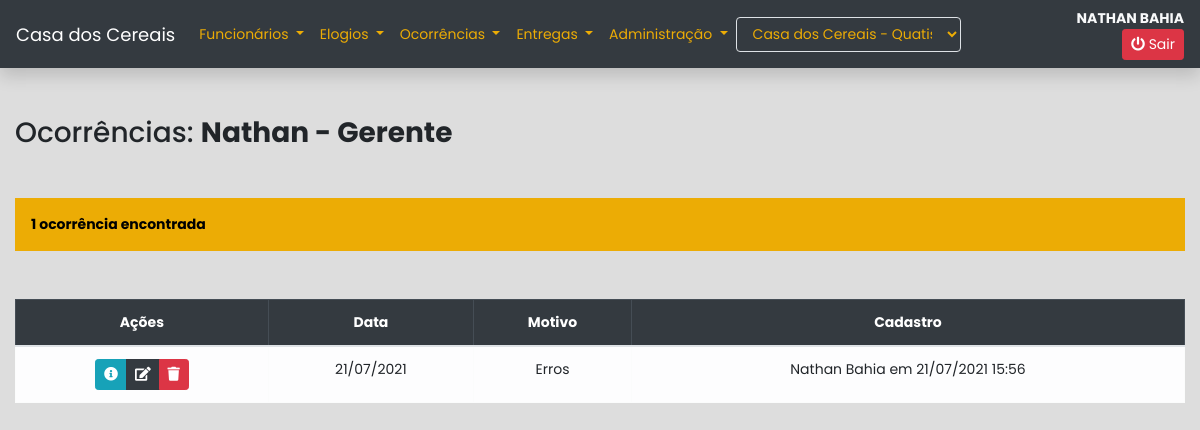
Screenshot of /ocorrencias/funcionario/1/ (signed in) with the database file from the repository.
### apps/core/models.py (models this page shows, shortened)
class Base(models.Model):
    usuario = models.ForeignKey(get_user_model(), on_delete=models.SET_NULL, null=True)
    criacao = models.DateTimeField(auto_now_add=True)
    alteracao = models.DateTimeField(auto_now=True)
    ativo = models.BooleanField(default=True)
    class Meta:
        abstract = True
    @property
    def cadastro(self):
        dt = localtime(self.criacao)
        if self.usuario:
            return f"{self.usuario.get_full_name()} em {dt.strftime('%d/%m/%Y %H:%M')}"
        return f"Usuário excluído em {dt.strftime('%d/%m/%Y')}"

class Funcionario(Base):
    nome = models.CharField(max_length=255)
    admissao = models.DateField(blank=True, null=True)
    cargo = models.ForeignKey(Cargo, on_delete=models.SET_NULL, null=True, related_name='funcionarios')
    filial = models.ForeignKey(Filial, on_delete=models.CASCADE, related_name='funcionarios')
    def __str__(self):
        return f'{self.nome} - {self.cargo}'
    class Meta:
        verbose_name = 'Funcionário'
        verbose_name_plural = 'Funcionários'
        ordering = ['nome']

class Cargo(Base):
    nome = models.CharField(max_length=255)
    filial = models.ForeignKey(Filial, on_delete=models.CASCADE)
    def __str__(self):
        return f'{self.nome}'
    class Meta:
        verbose_name = 'Cargo'
        verbose_name_plural = 'Cargos'
        ordering = ['nome']

class Ocorrencia(Base):
    funcionario = models.ForeignKey(Funcionario, on_delete=models.CASCADE, related_name='ocorrencias')
    motivo = models.ForeignKey(Motivo, on_delete=models.SET_NULL, null=True)
    data = models.DateField()
    observacao = models.TextField()
    class Meta:
        verbose_name = 'Ocorrência'
        verbose_name_plural = 'Ocorrências'
        ordering = ['-data']
    @property
    def get_motivo_display(self):
        if self.motivo:
            return self.motivo.nome
        return 'Motivo excluído'

class Motivo(Base):
    nome = models.CharField(max_length=255)
    filial = models.ForeignKey(Filial, on_delete=models.CASCADE)
    class Meta:
        verbose_name = 'Motivo'
        verbose_name_plural = 'Motivos'
        ordering = ['nome']

### apps/core/views.py (the view)
# urls.py: path('ocorrencias/funcionario/<int:pk>/', views.ocorrencias_funcionario, name='ocorrencias_funcionario'),
@login_required
def ocorrencias_funcionario(request, pk):
    funcionario = models.Funcionario.objects.get(pk=pk)
    query = models.Ocorrencia.objects.filter(
        funcionario=funcionario,
        ativo=True
    )
    context = {
        'funcionario': funcionario,
        'ocorrencias': query
    }
    return render(request, 'core/ocorrencias/funcionarios_ocorrencias.html', context)

### apps/core/context_processors.py (called while the page is built)
def usuario(request):
    if not request.user.is_authenticated:
        return {}
    context = {'usuario': {}}
    perfil = request.user.perfil.latest('id')
    if perfil:
        context['usuario']['filial'] = perfil.filial
        context['usuario']['filiais'] = models.Filial.objects.all()
        if perfil.tipo == '2':
            context['usuario']['administrador'] = True
    return context

### apps/core/models.py (called while the page is built)
    def __str__(self):
        return f'{self.nome} - {self.cidade}'

### apps/core/templates/core/ocorrencias/funcionarios_ocorrencias.html
{% extends 'core/base.html' %}
{% load bootstrap4 %}
{% block content %}
<div class="container-fluid">
    <h3>Ocorrências: <b>{{ funcionario }}</b></h3>
    <p class="bg-warning p-3 mt-5">{{ ocorrencias.count }} ocorrência{{ ocorrencias|pluralize }} encontrada{{ ocorrencias|pluralize }}</p>
    {% if ocorrencias %}
        <div class="table-responsive mt-5">
            <table class="table table-bordered text-center">
                <thead class="table-dark">
                    <tr>
                        <th>Ações</th>
                        <th>Data</th>
                        <th>Motivo</th>
                        <th>Cadastro</th>
                    </tr>
                </thead>
                <tbody class="table-light">
                    {% for ocorrencia in ocorrencias %}
                        <tr>
                            <td>
                                <div class="btn-group">
                                    <button class="btn btn-sm btn-info btn-info-ocorrencia" data-ocorrencia="{{ ocorrencia.id }}" data-toggle="tooltip" title="Mais informações">
                                        <i class="fas fa-info-circle"></i>
                                    </button>
                                    <a href="{% url 'core:edit_ocorrencias' ocorrencia.id %}" class="btn btn-sm btn-dark btn-edit-ocorrencia" data-ocorrencia="{{ ocorrencia.id }}" data-toggle="tooltip" title="Editar ocorrência">
                                        <i class="fas fa-edit"></i>
                                    </a>
                                    <button class="btn btn-sm btn-danger btn-delete-ocorrencia" data-ocorrencia="{{ ocorrencia.id }}" data-toggle="tooltip" title="Excluir ocorrência">
                                        <i class="fas fa-trash"></i>
                                    </button>
                                </div>
                            </td>
                            <td>{{ ocorrencia.data|date:'d/m/Y' }}</td>
                            <td>{{ ocorrencia.get_motivo_display }}</td>
                            <td>{{ ocorrencia.cadastro }}</td>
                        </tr>
                    {% endfor %}
                </tbody>
            </table>
        </div>
    {% endif %}
</div>
{% endblock content %}

### apps/core/templates/core/base.html (shortened to what this page needs)
{% load static %}
<!DOCTYPE html>
{% load bootstrap4 %}
<html lang="pt-br">
    <head>
        <link rel="stylesheet" href="https://use.fontawesome.com/releases/v5.0.13/css/all.css">
        {% bootstrap_css %}
    </head>
    <body>
    <nav class="navbar navbar-expand-lg navbar-dark bg-dark shadow mb-5">
        <a class="navbar-brand" href="{% url 'core:index' %}">Casa dos Cereais</a>
        <div class="collapse navbar-collapse" id="navbarSupportedContent">
            <ul class="navbar-nav mr-auto">
                <li class="nav-item dropdown">
                    <a class="nav-link dropdown-toggle text-warning" href="#" id="dropFuncionarios" role="button"
                       data-toggle="dropdown" aria-haspopup="true" aria-expanded="false">
                        Funcionários
                    </a>
                </li>
                <li class="nav-item dropdown text-warning">
                    <a class="nav-link dropdown-toggle text-warning" href="#" id="dropElogios" role="button"
                       data-toggle="dropdown" aria-haspopup="true" aria-expanded="false">
                        Elogios
                    </a>
                </li>
                <li class="nav-item dropdown">
                    <a class="nav-link dropdown-toggle text-warning" href="#" id="dropOcorrencias" role="button"
                       data-toggle="dropdown" aria-haspopup="true" aria-expanded="false">
                        Ocorrências
                    </a>
                </li>
                <li class="nav-item dropdown">
                    <a class="nav-link dropdown-toggle text-warning" href="#" id="dropEntregas" role="button"
                       data-toggle="dropdown" aria-haspopup="true" aria-expanded="false">
                        Entregas
                    </a>
                </li>
                <li class="nav-item dropdown">
                    <a class="nav-link dropdown-toggle text-warning" href="#" id="dropAdm" role="button"
                       data-toggle="dropdown" aria-haspopup="true" aria-expanded="false">
                        Administração
                    </a>
                </li>
            </ul>
            {% if usuario.administrador %}
                <div class="mr-sm-5 mt-3 mt-sm-0">
                    <form action="{% url "core:altera_filial" %}" method="post" id="formFilial">
                        <div class="form group">
                            <select name="filial" id="" class="form-control bg-dark border boder-light text-warning" onchange="$('#formFilial').submit()">
                                {% for filial in usuario.filiais %}
                                    <option value="{{ filial.id }}" {% if usuario.filial == filial %}selected{% endif %}>{{ filial }}</option>
                                {% endfor %}
                            </select>
                        </div>
                    </form>
                </div>
            {% endif %}
            <div class="text-light text-center text-sm-right mt-3 mt-sm-0">
                <b>{{ request.user.get_full_name|upper }}</b>
                <a class='btn btn-sm btn-danger ml-2' href="{% url 'usuarios:logout' %}" data-toggle="tooltip" title="Sair do sistema">
                    <i class="fas fa-power-off"></i> Sair
                </a>
            </div>
        </div>
    </nav>
    {% block content %} {% endblock %}
    </body>
</html>

### apps/core/templates/core/base.html (style rules this page uses)
body, a, .btn, .form-control { font-family: 'Poppins', sans-serif; font-size: 14px !important; }
body { background-color: #DDD; }
.navbar-brand { font-size: 18px !important; }
.text-warning { color: #ecac05 !important; }
.bg-warning, .alert-warning, .alert-success, .alert-danger { background: #ecac05 !important; color: #000; font-weight: bold; border: none }
.btn-danger, .alert-danger { background: #dc3545 !important; }

### rows the page displays
Funcionario: nome+cargo "Nathan - Gerente"
Ocorrencia: data "21/07/2021", motivo "Erros", cadastro "Nathan Bahia em 21/07/2021 15:56"

### other values shown
{{ request.user.get_full_name|upper }} "NATHAN BAHIA"
{{ ocorrencias.count }} "1"
form field filial "Casa dos Cereais - Quatis"
